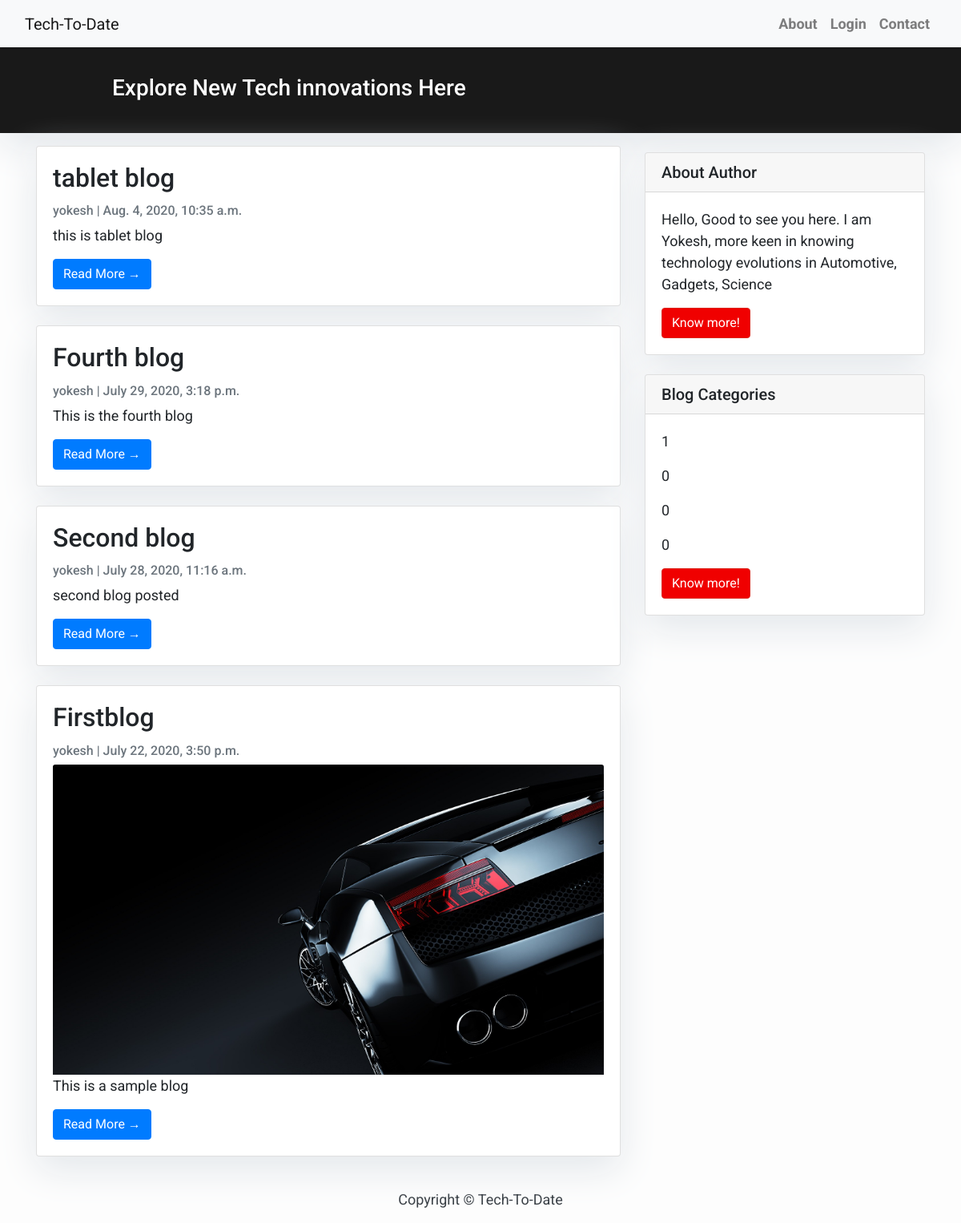
The page / on the database its author committed.
### blog_app/models.py (models this page shows, shortened)
class Post(models.Model):
	title=models.CharField(max_length=200,unique=True)
	slug=models.SlugField(max_length=200,null=True, blank=True)
	author=models.ForeignKey(User, on_delete=models.CASCADE,related_name="blog_posts")
	updated_on=models.DateTimeField(auto_now=True)
	content=models.TextField()
	created_on=models.DateTimeField(auto_now_add=True)
	status=models.IntegerField(choices=Status,default=0)
	category=models.IntegerField(choices=Category,default="Automotive")
	pictures=models.ImageField(upload_to='images',default=None,blank=True,null=True)
	class Meta:
		ordering=['-created_on']

### blog_app/views.py (the view)
# urls.py: path('',PostList.as_view(),name='Home'),
class PostList(ListView):
    queryset=Post.objects.all().order_by('-created_on')
    template_name='index.html'

### templates/index.html (shortened to what this page needs)
{% extends "base.html" %}
{% block content %}
<header class="masthead">
    <div class="container">
        <div class="row">
            <div class=" col-md-8 col-md-10 mx-auto">
                <div class="site-heading">
                    <h3 class=" site-heading my-4 mt-3 text-white"> Explore New Tech innovations Here </h3>
                </div>
            </div>
        </div>
    </div>
</header>
<div class="container">
    <div class="row">
        <div class="col-md-8 mt-3 left">
            {% for post in post_list %}
            <div class="card mb-4">
                <div class="card-body">
                    <h2 class="card-title">{{ post.title }}</h2>
                    <p class="card-text text-muted h6">{{ post.author }} | {{ post.created_on}} </p>
                    {% if post.pictures %}
                    <img class="bd-placeholder-img card-img-top" src="{{ post.pictures.url }}"></img>
                    {% endif %}
                    <p class="card-text">{{post.content|slice:":200" }}</p>
                    <a href="{% url 'blog:PostDetail' post.slug  %}" class="btn btn-primary">Read More &rarr;</a>
                </div>
            </div>
            {% endfor %}
        </div>
        {% block sidebar %} {% include 'sidebar.html' %} {% endblock sidebar %}
    </div>
</div>
{%endblock%}

### templates/base.html (shortened to what this page needs)
<!DOCTYPE html>
<html>
    <head>
        <link rel="stylesheet" href="https://maxcdn.bootstrapcdn.com/bootstrap/4.0.0/css/bootstrap.min.css"
 />
    </head>
    <body>
        <nav class="navbar navbar-expand-lg navbar-light bg-light shadow" id="mainNav">
            <div class="container-fluid">
                <a class="navbar-brand" href="{% url 'blog:Home' %}">Tech-To-Date</a>
                <div class="collapse navbar-collapse" id="navbarResponsive">
                    <ul class="navbar-nav ml-auto">
                        <li class="nav-item text-black">
                            <a class="nav-link text-black font-weight-bold" href="#">About</a>
                        </li>
                        {% if request.user.is_authenticated %}
                        <li class="nav-item text-black">
                            <a class="nav-link text-black font-weight-bold" href="{% url 'blog:CreateBlog' %}">Post</a>
                        </li>
                        {% else %}
                        <li class="nav-item text-black">
                        <a class="nav-link text-black font-weight-bold" href="{% url 'blog:login' %}">Login</a>
                        </li>
                        {% endif %}
                        <li class="nav-item text-black">
                            <a class="nav-link text-black font-weight-bold" href="{% url 'blog:Contact' %}">Contact</a>
                        </li>
                    </ul>
                </div>
            </div>
        </nav>
        {% block content %}{% endblock content %}
        <footer class="py-3 bg-grey">
            <p class="m-0 text-dark text-center ">Copyright &copy; Tech-To-Date</p>
        </footer>
    </body>
</html>

### templates/sidebar.html (shortened to what this page needs)
{% block sidebar %}
<div class="col-md-4 float-right ">
<div class="card my-4">
        <h5 class="card-header">About Author</h5>
    <div class="card-body">
        <p class="card-text"> Hello, Good to see you here. I am Yokesh, more keen in knowing technology evolutions in Automotive, Gadgets, Science</p>
        <a href="https://djangocentral.com/building-a-blog-application-with-django"
           class="btn btn-danger">Know more!</a>
    </div>
</div>
<div class="card my-4">
        <h5 class="card-header">Blog Categories</h5>
    <div class="card-body">
    	{% for key in post_list %}
        <p class="card-text">{{ key.category }}</p>
        {% endfor %}
        <a href="https://djangocentral.com/building-a-blog-application-with-django"
           class="btn btn-danger">Know more!</a>
    </div>
</div>
</div>
{% endblock sidebar %}

### templates/base.html (style rules this page uses)
body { font-family: "Roboto", sans-serif; font-size: 17px; background-color: #fdfdfd; }
.shadow { box-shadow: 0 4px 2px -2px rgba(0, 0, 0, 0.1); }
.btn-danger { color: #fff; background-color: #f00000; border-color: #dc281e; }
.masthead { background: #191919; height: auto; padding-bottom: 15px; box-shadow: 0 16px 48px #E3E7EB; padding-top: 10px; }

### templates/index.html (style rules this page uses)
body { font-family: "Roboto", sans-serif; font-size: 18px; background-color: #fdfdfd; }
.card { box-shadow: 0 16px 48px #E3E7EB; }

### templates/sidebar.html (style rules this page uses)
.card { box-shadow: 0 16px 48px #E3E7EB; }

### rows shown on the page
Post: title "tablet blog", author "yokesh", created_on "Aug. 4, 2020, 10:35 a.m.", content "this is tablet blog", category "1"
Post: title "Fourth blog", author "yokesh", created_on "July 29, 2020, 3:18 p.m.", content "This is the fourth blog", category "0"
Post: title "Second blog", author "yokesh", created_on "July 28, 2020, 11:16 a.m.", content "second blog posted", category "0"
Post: title "Firstblog", author "yokesh", created_on "July 22, 2020, 3:50 p.m.", pictures (picture), content "This is a sample blog", category "0"
